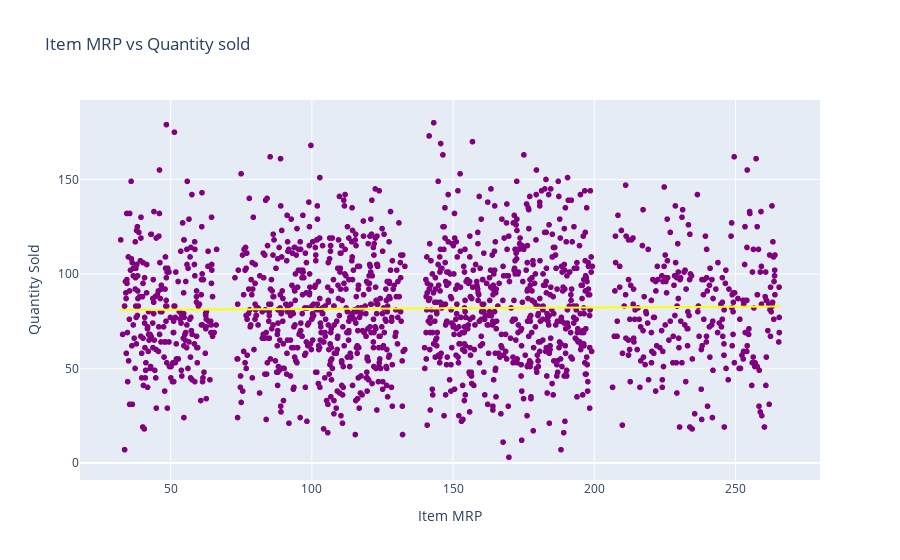

The code cell stored with this chart in its notebook:
### Code cell
fig = ex.scatter(
    data_frame=item_mrp_qty_comp,
    y="Quantity_Sold",
    x="Item_MRP",
    trendline="ols",
    title="Item MRP vs Quantity sold",
    trendline_color_override="yellow",
    labels={"Quantity_Sold": "Quantity Sold", "Item_MRP": "Item MRP"},
)
fig.update_traces(marker=dict(color="purple"))

### Figure 1 — Plotly figure (JSON) as saved in the notebook; plotly's stock layout.template omitted (floating-point values rounded to 4 significant figures; data arrays with more than 128 entries replaced by an {"elided": "..."} marker saying what was removed)
{"data": [{"hovertemplate": "Item MRP=%{x}<br>Quantity Sold=%{y}<extra></extra>", "legendgroup": "", "marker": {"color": "purple", "symbol": "circle"}, "mode": "markers", "name": "", "showlegend": false, "type": "scattergl", "x": {"elided": "1555 float values"}, "xaxis": "x", "y": {"elided": "1555 int values"}, "yaxis": "y"}, {"hovertemplate": "<b>OLS trendline</b><br>Quantity_Sold = 0.00792509 * Item_MRP + 80.6663<br>R<sup>2</sup>=0.000283<br><br>Item MRP=%{x}<br>Quantity Sold=%{y} <b>(trend)</b><extra></extra>", "legendgroup": "", "line": {"color": "yellow"}, "marker": {"color": "purple", "symbol": "circle"}, "mode": "lines", "name": "", "showlegend": false, "type": "scattergl", "x": {"elided": "1555 float values"}, "xaxis": "x", "y": {"elided": "1555 float values"}, "yaxis": "y"}], "layout": {"legend": {"tracegroupgap": 0}, "title": {"text": "Item MRP vs Quantity sold"}, "xaxis": {"anchor": "y", "domain": [0, 1], "title": {"text": "Item MRP"}}, "yaxis": {"anchor": "x", "domain": [0, 1], "title": {"text": "Quantity Sold"}}}}
